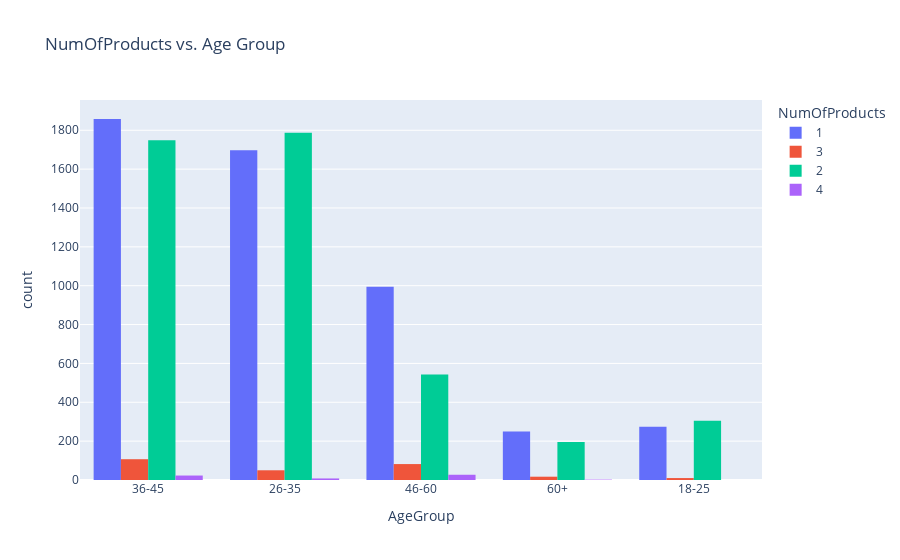

Notebook cell for this chart:
### Markdown cell above
6. People in the Age Group 26-45 are more active members of the bank comapred to others.

### Code cell
fig = px.histogram(
    new_df, 
    x="AgeGroup", 
    color="NumOfProducts", 
    barmode="group",
    title="NumOfProducts vs. Age Group"
)
fig.show()

### Figure 1 — Plotly figure (JSON) as saved in the notebook; plotly's stock layout.template omitted (floating-point values rounded to 4 significant figures; data arrays with more than 128 entries replaced by an {"elided": "..."} marker saying what was removed)
{"data": [{"alignmentgroup": "True", "bingroup": "x", "hovertemplate": "NumOfProducts=1<br>AgeGroup=%{x}<br>count=%{y}<extra></extra>", "legendgroup": "1", "marker": {"color": "#636efa", "pattern": {"shape": ""}}, "name": "1", "offsetgroup": "1", "orientation": "v", "showlegend": true, "type": "histogram", "x": {"elided": "5084 str values"}, "xaxis": "x", "yaxis": "y"}, {"alignmentgroup": "True", "bingroup": "x", "hovertemplate": "NumOfProducts=3<br>AgeGroup=%{x}<br>count=%{y}<extra></extra>", "legendgroup": "3", "marker": {"color": "#EF553B", "pattern": {"shape": ""}}, "name": "3", "offsetgroup": "3", "orientation": "v", "showlegend": true, "type": "histogram", "x": {"elided": "266 str values"}, "xaxis": "x", "yaxis": "y"}, {"alignmentgroup": "True", "bingroup": "x", "hovertemplate": "NumOfProducts=2<br>AgeGroup=%{x}<br>count=%{y}<extra></extra>", "legendgroup": "2", "marker": {"color": "#00cc96", "pattern": {"shape": ""}}, "name": "2", "offsetgroup": "2", "orientation": "v", "showlegend": true, "type": "histogram", "x": {"elided": "4590 str values"}, "xaxis": "x", "yaxis": "y"}, {"alignmentgroup": "True", "bingroup": "x", "hovertemplate": "NumOfProducts=4<br>AgeGroup=%{x}<br>count=%{y}<extra></extra>", "legendgroup": "4", "marker": {"color": "#ab63fa", "pattern": {"shape": ""}}, "name": "4", "offsetgroup": "4", "orientation": "v", "showlegend": true, "type": "histogram", "x": ["26-35", "46-60", "46-60", "46-60", "26-35", "46-60", "36-45", "26-35", "46-60", "46-60", "46-60", "36-45", "46-60", "60+", "46-60", "36-45", "46-60", "36-45", "26-35", "46-60", "46-60", "46-60", "36-45", "36-45", "36-45", "36-45", "26-35", "46-60", "26-35", "36-45", "26-35", "46-60", "46-60", "60+", "46-60", "36-45", "36-45", "36-45", "36-45", "46-60", "36-45", "46-60", "46-60", "36-45", "36-45", "46-60", "36-45", "26-35", "46-60", "36-45", "46-60", "46-60", "46-60", "36-45", "36-45", "46-60", "36-45", "36-45", "46-60", "36-45"], "xaxis": "x", "yaxis": "y"}], "layout": {"autosize": true, "barmode": "group", "legend": {"title": {"text": "NumOfProducts"}, "tracegroupgap": 0}, "title": {"text": "NumOfProducts vs. Age Group"}, "xaxis": {"anchor": "y", "autorange": true, "domain": [0, 1], "range": [-0.5, 4.5], "title": {"text": "AgeGroup"}, "type": "category"}, "yaxis": {"anchor": "x", "autorange": true, "domain": [0, 1], "range": [0, 1956.0], "title": {"text": "count"}}}}
